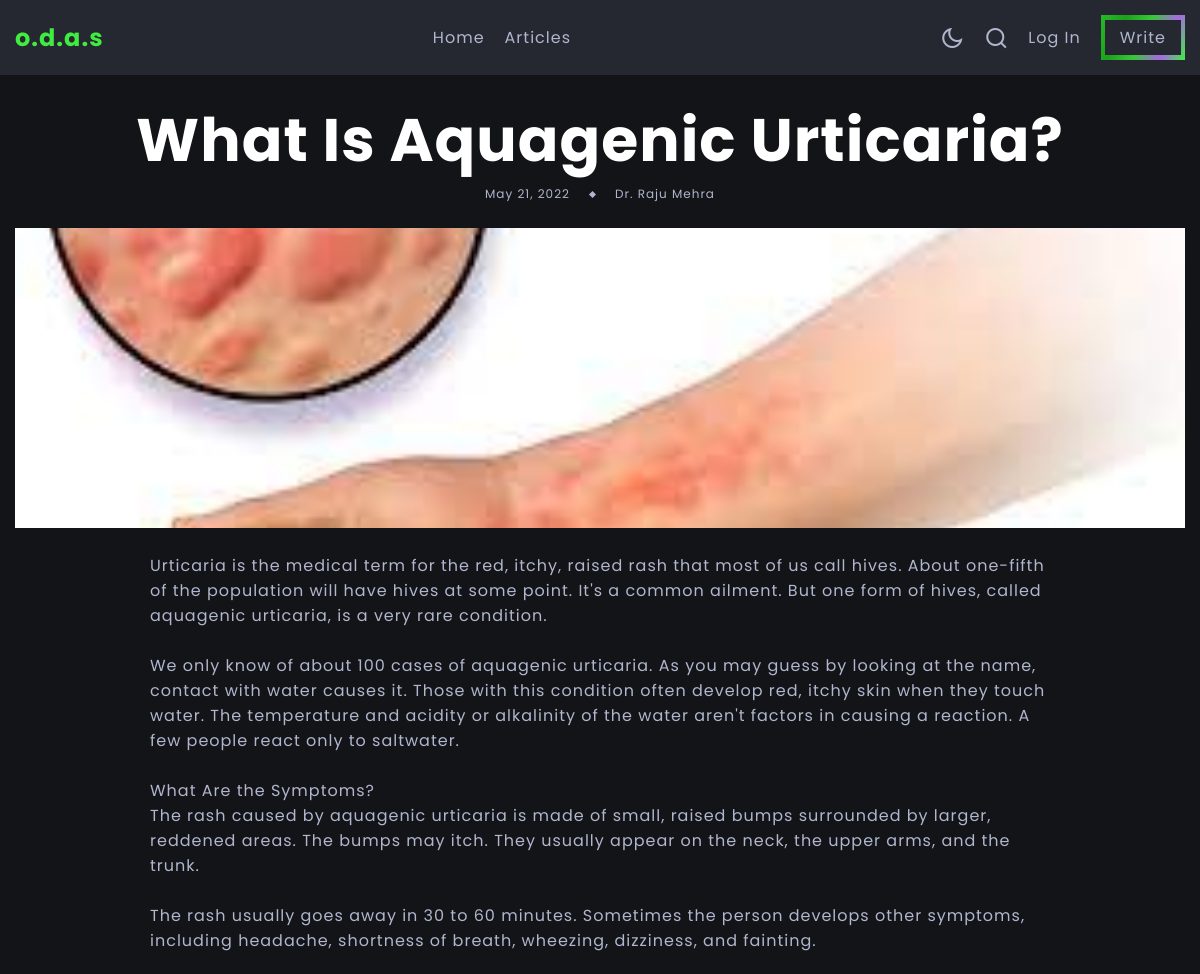
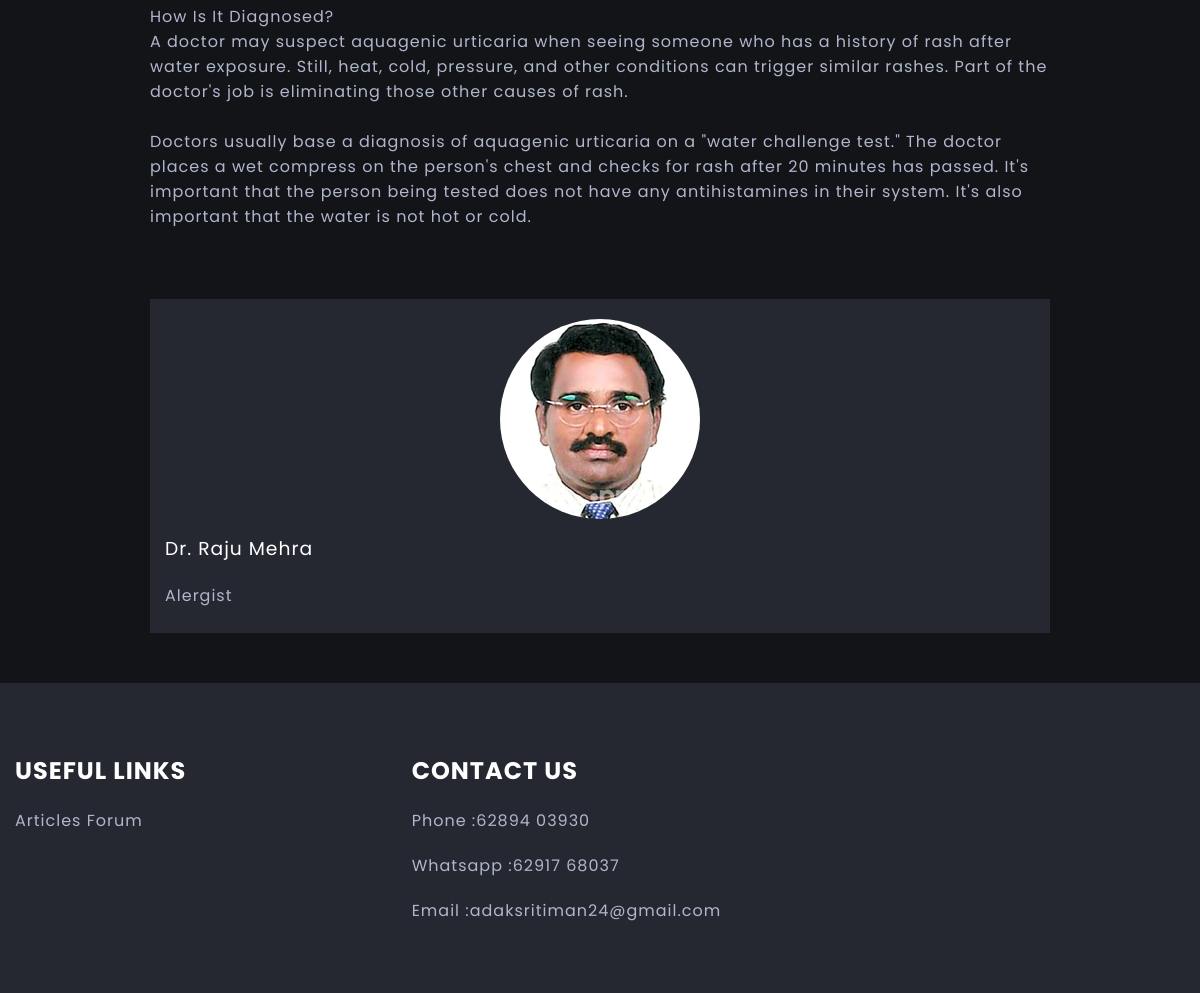
The app's page /articles/read/2 with its own data (2 pictures, top to bottom).
### article/models.py (models this page shows, shortened)
class Article(models.Model):
    author = models.ForeignKey(Doctor, on_delete=models.CASCADE)
    title=models.CharField(max_length=100)
    upload_date=models.DateField(auto_now_add=True)
    image = models.ImageField(upload_to='blogs/%Y/%m/%d/', default='heart.jpg')
    blog=models.TextField(max_length=6500)

### accounts/models.py (models this page shows)
class Doctor(User):
    CHOICES = [
        ('Male','Male'),
        ('Female','Female'),
        ('Others','Others'),
    ]
    SPECIALITIES= [
        ('Podiatrist','Podiatrist'),
        ('General','General'),
        ('Pediatrician','Pediatrician'),
        ('Endocrinologist','Endocrinologist'),
        ('NeuroLogist','Neurologist'),
        ('Rheumatologist','Rheumatologist'),
        ('Alergist','Allergist'),
        ('Psychiatrist','Psychiatrist'),
    ]
    gender = models.CharField(null = False, max_length=8, choices=CHOICES)
    contact = models.CharField(max_length=12)
    dob = models.DateField()
    speciality = models.CharField(null=False, choices = SPECIALITIES, max_length=20)
    bio = models.TextField(null=True, max_length=800, blank=True)
    yoe = models.IntegerField()
    charge = models.DecimalField(decimal_places=2,max_digits=7, max_length = 10)
    paypal = models.EmailField(max_length=70, null = True, blank = True)
    img = models.ImageField(upload_to = "doctor_images/", null = True, blank = True)
    sun_start = models.TimeField(null=True, blank=True)
    sun_end = models.TimeField(null = True, blank=True)
    mon_start = models.TimeField(null = True, blank=True)
    mon_end = models.TimeField(null = True, blank=True)
    tue_start = models.TimeField(null = True, blank=True)
    tue_end = models.TimeField(null = True, blank=True)
    wed_start = models.TimeField(null = True, blank=True)
    wed_end = models.TimeField(null = True, blank=True)
    thu_start = models.TimeField(null = True, blank=True)
    thu_end = models.TimeField(null = True, blank=True)
    fri_start = models.TimeField(null = True, blank=True)
    fri_end = models.TimeField(null = True, blank=True)
    sat_start = models.TimeField(null = True, blank=True)
    sat_end = models.TimeField(null = True, blank=True)

### article/views.py (the view)
# urls.py: path('read/<int:id>', views.read, name='read_article'),
def read(request,id):
    article=Article.objects.get(pk=id)
    return render(request, 'article/blogpage.html', {'article':article})

### article/templates/article/blogpage.html (shortened to what this page needs)
{% extends 'article/base1.html' %}
{% block content %}
<section class="blog-post section-header-offset">
    <div class="blog-post-container container">
        <div class="blog-post-data">
            <h3 class="title blog-post-title">{{article.title}}</h3>
            <div class="article-data">
                <span>{{article.upload_date}}</span>
                <span class="article-data-spacer"></span>
                <span>Dr. {{article.author.first_name}} {{article.author.last_name}}</span>
            </div>
            <img src="{{article.image.url}}" alt="Couldn't load image">
        </div>
        <div class="container">
            <div>{{article.blog|linebreaksbr}}</div>
            <div class="author d-grid">
                <div class="author-image-box">
                    {% if article.author.img %}
                    <img src="{{article.author.img.url}}" alt="Couldn't load image">
                    {% endif %}
                </div>
                <div class="author-about">
                    <h3 class="author-name">Dr. {{article.author.first_name}} {{article.author.last_name}}</h3>
                    <p>{{article.author.speciality}}</p>
                </div>
            </div>
        </div>
    </div>
</section>
{% endblock content %}

### article/static/article/css/main.css (style rules this page uses)
:root { --light-color: #fff; --light-color-alt: #afb6cd; --dark-color: #131417; --dark-color-alt: #252830; --hover-color: rgb(64, 236, 64); --hover-color-alt: #fff; --transparent-light-color:rgba(255,255,255,0.05); --transparent-dark-color:rgba(0,0,0,0.75); --gradient-color: linear-gradient(115deg, rgb(40, 185, 40), rgb(28, 161, 28), rgb(56, 200, 56), #a767e5, var(--hover-color)); --font-family:'Poppins',sans-serif; --font-size-xsm:1.2rem; --font-size-sm:1.6rem; --font-size-md:2.4rem; --font-size-lg:3rem; --font-size-xl:4rem; --gap:2rem; --margin-sm:2rem; --margin-md:3rem; --item-min-height-sm:20rem; --item-min-height-md:30rem; }
* { margin: 0; padding: 0; box-sizing: border-box; }
html { font-size: 62.5%; }
body { font-family: var(--font-family); font-size: var(--font-size-sm); color: var(--light-color-alt); background-color: var(--dark-color); letter-spacing: 1px; transition: background-color .25s, color .25s; }
img { max-width: 100%; display: block; }
.container { max-width: 160rem; margin: 0 auto; padding: 0 1.5rem; }
.d-grid { display: grid; }
.section-header-offset { margin-top: 5rem; }
.article-data-spacer { width: 0.5rem; height: 0.5rem; background-color: var(--light-color-alt); transform: rotate(45deg); }
.article-data { display: flex; align-items: center; gap: var(--gap); font-size: var(--font-size-xsm); margin-bottom: 1rem; }
.title { padding-top: 2rem; color: var(--light-color); }
.blog-post { padding-bottom: 5rem; }
.blog-post-data { display: flex; flex-direction: column; align-items: center; text-align: center; padding-block: 2.5rem; }
.blog-post-title { font-size: clamp(3rem, 5vw, 6rem); }
.blog-post-data .article-data { margin-bottom: 2.5rem; }
.blog-post-data img { width: 100%; height: var(--item-min-height-sm); object-fit: cover; object-position: center ; }
.blog-post-container .container { max-width: 90rem; padding: 0; display: flex; flex-direction: column; gap: var(--gap); }
.author { margin-top: 5rem; gap: var(--gap); background-color: var(--dark-color-alt); }
.author-image-box { position: relative; height: var(--item-min-height-sm); }
.author-about { padding: 1.5rem; display: flex; flex-direction: column; gap: var(--gap); }
.author-name { color: var(--light-color); font-weight: 400; }
.author p { max-width: 50rem; margin-bottom: 1rem; }
.author-image-box img { position: absolute; width: 200px; height: 200px; border-radius: 150px; transition: transform 0.25s; transform: translateX(-50%); left: 50%; top: 10%; }
@media screen and (min-width:768px) { .blog-post-data img { height: var(--item-min-height-md); } }

### records on screen
Article: title "What Is Aquagenic Urticaria?", upload_date "May 21, 2022", author.first_name "Raju", author.last_name "Mehra", image (picture), blog "Urticaria is the medical term for the red, itchy, raised rash that most of us call hives. About one-fifth of the population will have hives at some point. It's a common ailment. But one form of hives, called aquagenic urticaria, is a very rare condition. We only know of about 100 cases of aquagenic urticaria. As you may guess by looking at the name, contact with water causes it. Those with this condition often develop red, itchy skin when they touch water. The temperature and acidity or alkalinity of the water aren't factors in causing a reaction. A few people react only to saltwater. What Are the Symptoms? The rash caused by aquagenic urticaria is made of small, raised bumps surrounded by…", author.img (picture), author.speciality "Alergist"
